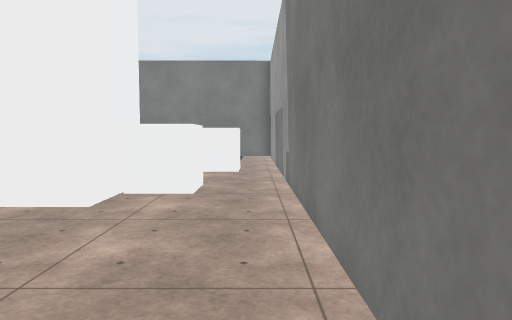
[1] (above)

16 first-person views from a walk through a Unity game level. The camera is 1.3 m above the floor, tilts 4° down and sees 70° across. The floor is counted in squares, 1 m on a side. Each view is taken from the middle of a square. On the plan, view 1 faces up. The plan holds only what a view shows up to about 15 squares ahead; the rest is blank. The place goes on beyond the plan. The player character is not drawn. Surface patterns are stand-ins for the level's own textures.

[2]
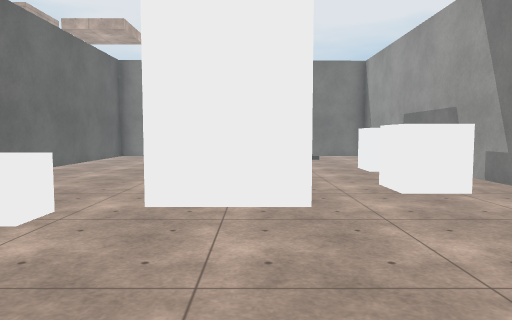

[3]
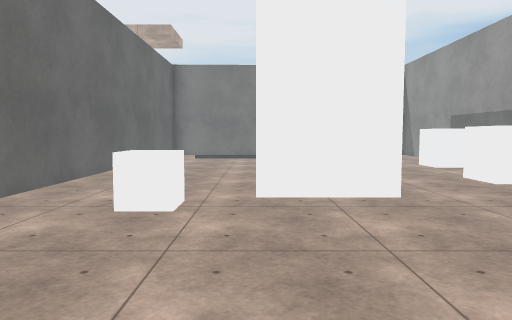

[4]
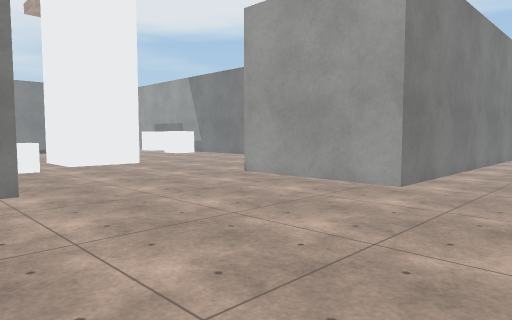

[5]
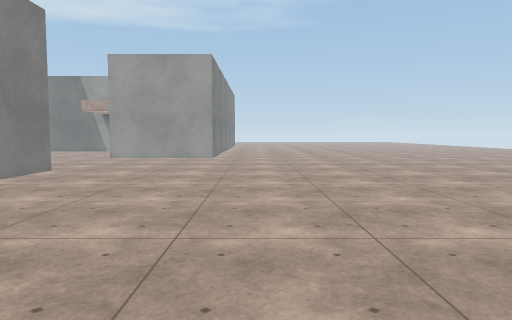

[6]
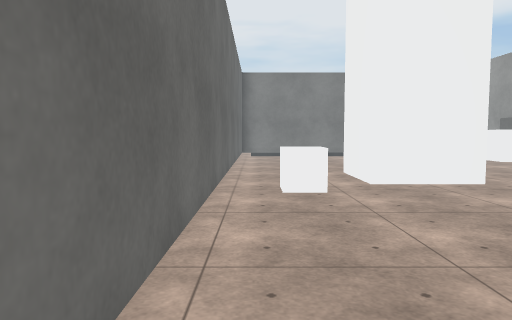

[7]
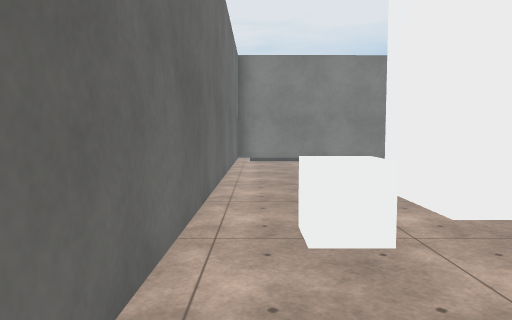

[8]
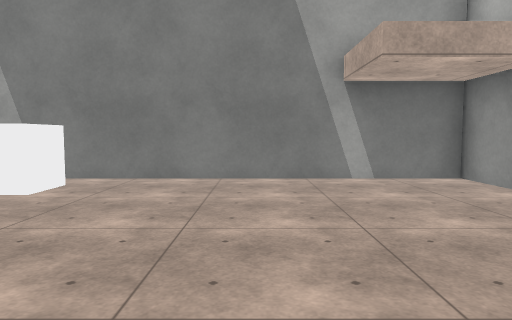

[9]
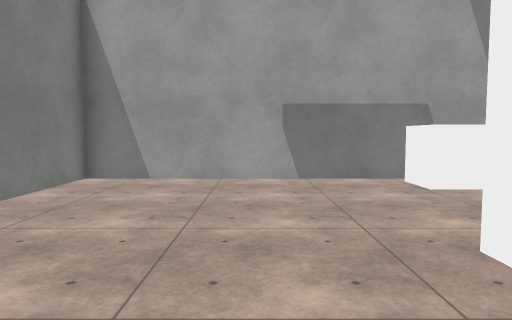

[10]
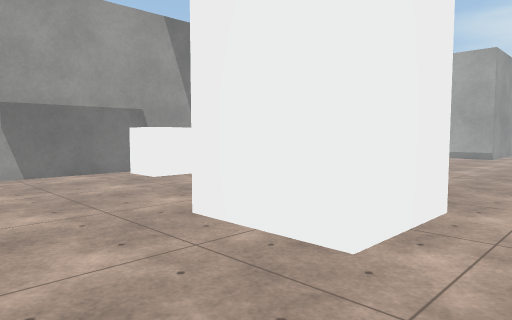

[11]
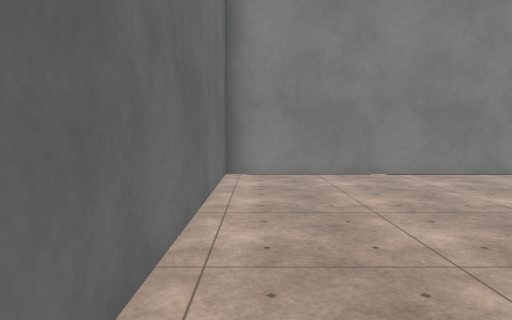

[12]
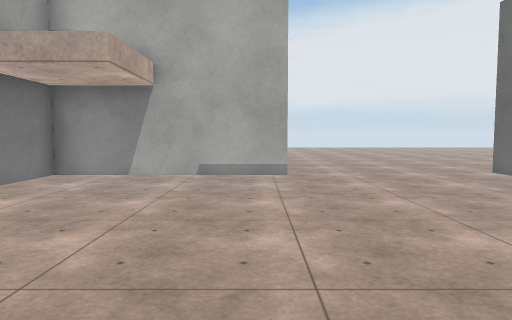

[13]
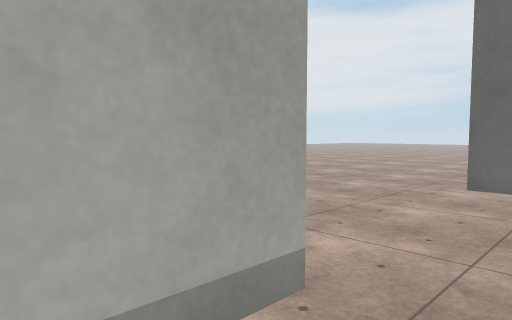

[14]
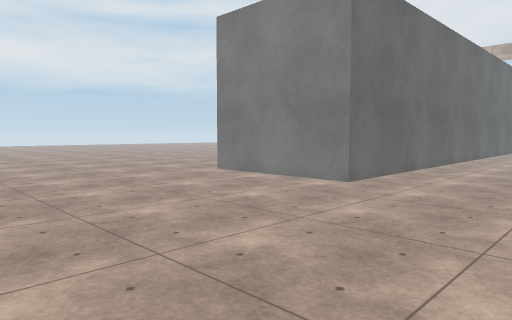

[15]
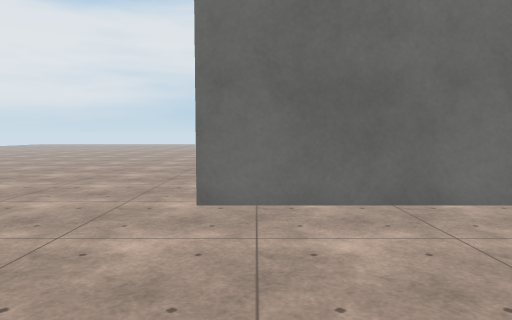

[16]
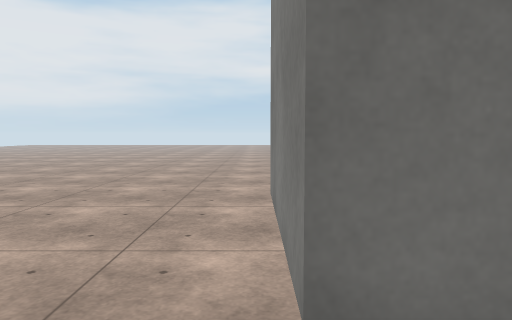

### Floor plan
Points are (right, up) in squares from view 1. A wall is a line through its corners. A room is listed if a view was taken in it or the views show most of it. See-through windows are left out.
Room 1 (views 1, 2, 3, 4, 5, 6, 7, 8, 9, 10, 11, 12, 13, 15, 16)
walls: (-6, 6.5) (-6, 9.5) (-3, 9.5) (-3, 6.5) (-6, 6.5); (-4.7, -6.3) (-4.7, -2.3) (0.6, -2.3) (0.6, 15.6) (-9.7, 15.4) (-9.7, -2.8) (-13.8, -2.8)
ways out: opening at (-6.7, -8) to room 2
objects: white cube (-8, 5) to (-8, 6); white cube (-2, 6) to (-1, 6); white cube (-1, 9)
Room 2 (view 14)
walls: (4.4, -6.3) (-4.7, -6.3)
ways out: opening at (-6.7, -8) to room 1

Positions as (right, up) in squares from view 1, and headings:
1: (0, 0), facing up
2: (-4, 0), facing up
3: (-6, -1), facing up
4: (-11, -9), facing up-right
5: (-19, -8), facing right
6: (-9, -3), facing up
7: (-9, 1), facing up
8: (-7, 2), facing right
9: (-7, 12), facing right
10: (-8, 13), facing down-right
11: (-9, 7), facing up
12: (-4, 6), facing down
13: (-3, -1), facing down-left
14: (-6, -9), facing up-left
15: (-5, -2), facing left
16: (-8, -3), facing left
